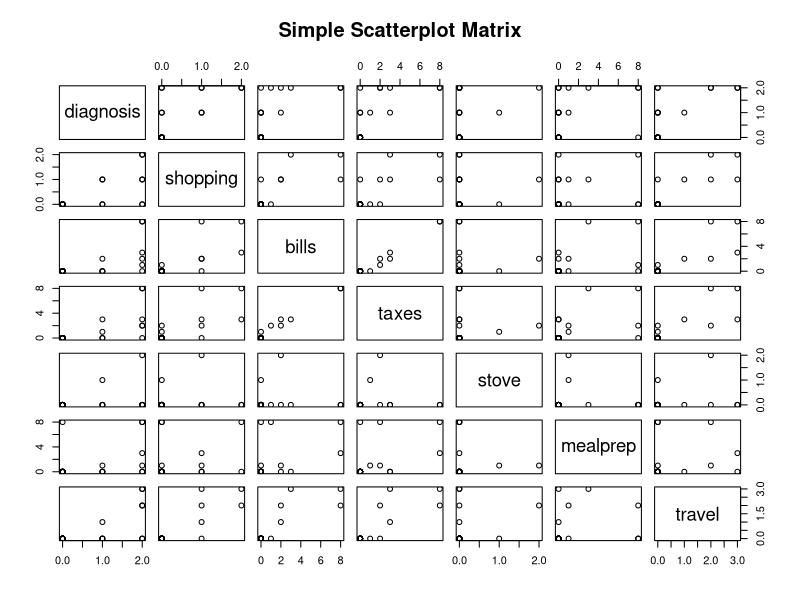
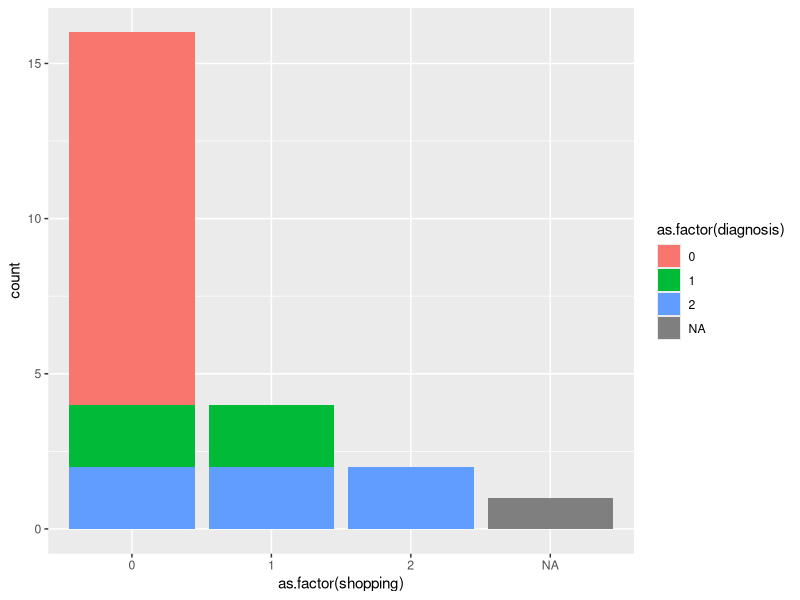
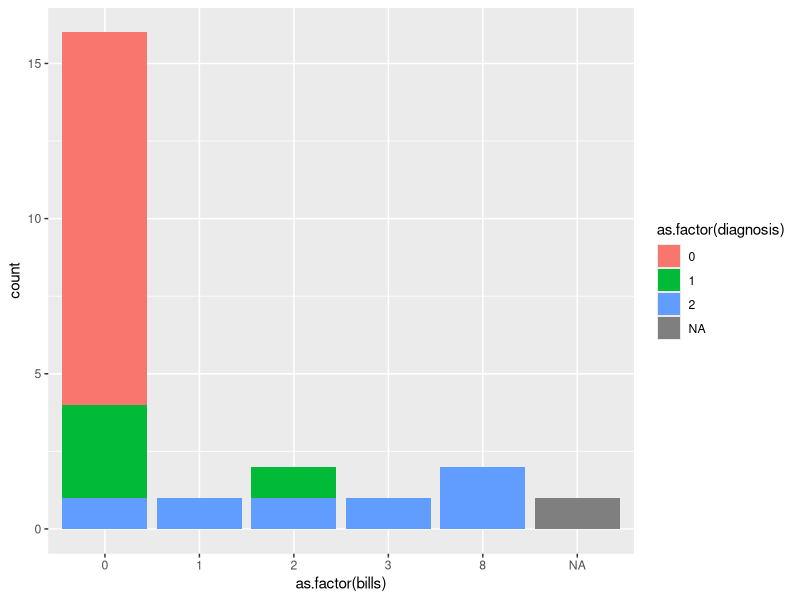
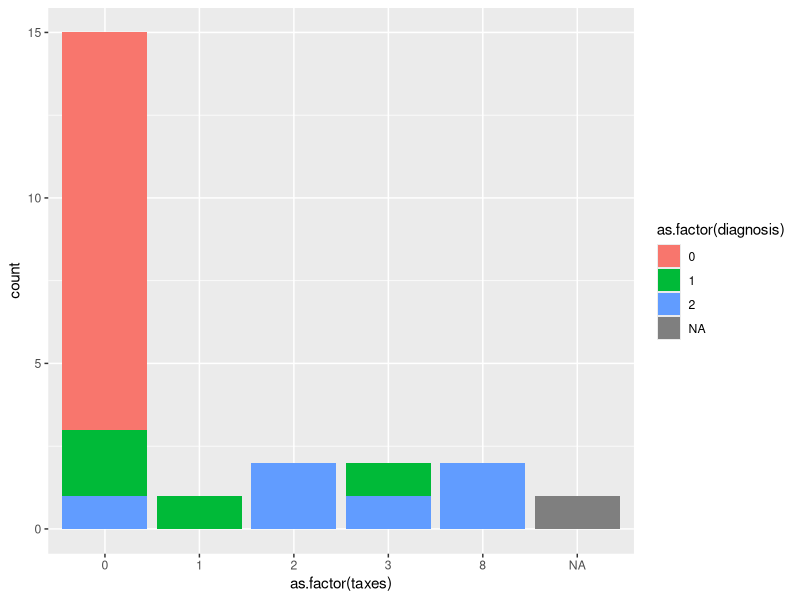
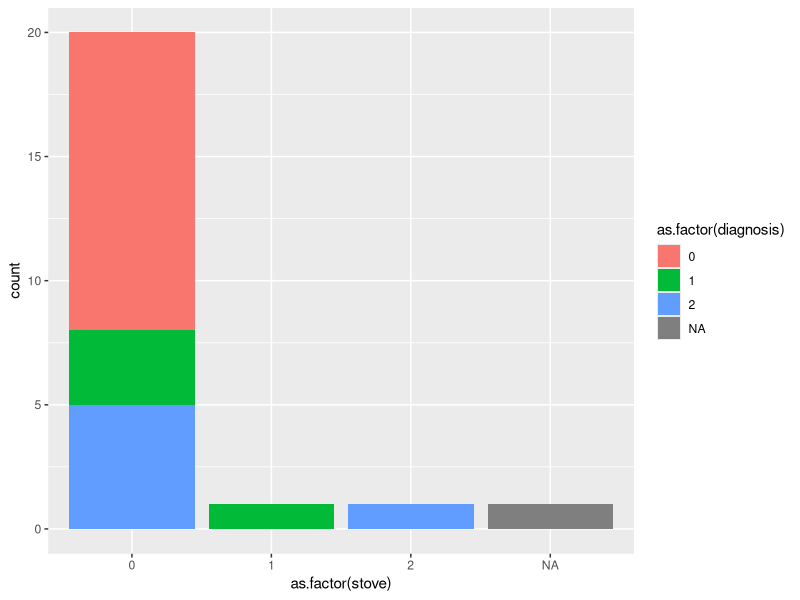
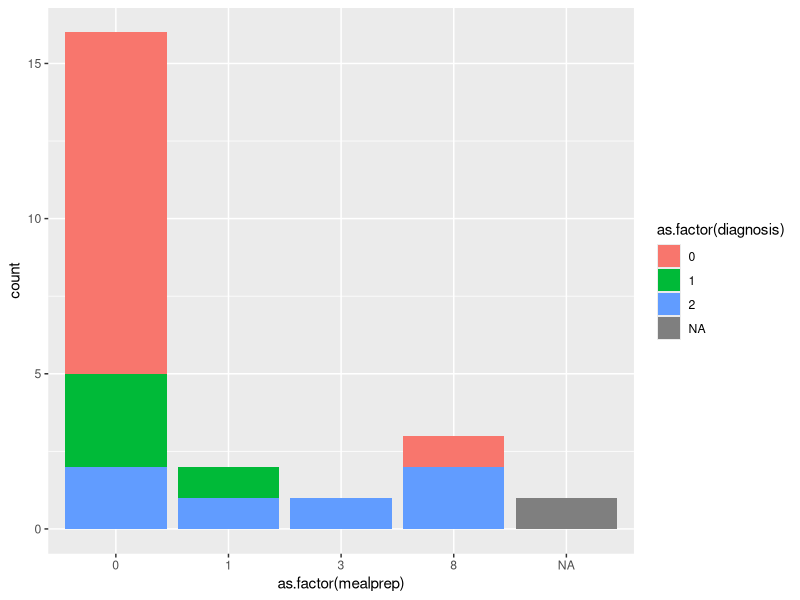
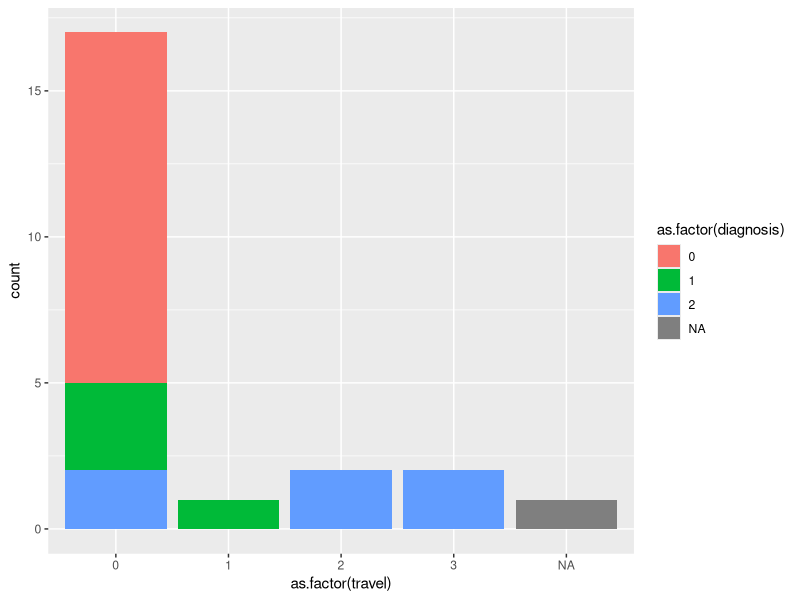

Source code (R) for these figures, in order: (Note: this script raises an error after producing the figures.)
## ---- chunk 1
alz <- read.csv("alzheimer_data.csv")

attach(alz)
library(car)
library(ggplot2)
## ---- chunk 2
 
ran <- sample(1:2700,2700)
new_data <- alz[ran,]

pairs(~diagnosis +shopping+bills+taxes+stove+mealprep+travel, data = alz, main="Simple Scatterplot Matrix")
## ---- chunk 3

shop_graph = ggplot(data = alz, aes(x = as.factor(shopping), fill = as.factor(diagnosis))) + geom_bar()
shop_graph

bills_graph = ggplot(data = alz, aes(x = as.factor(bills), fill = as.factor(diagnosis))) + geom_bar()
bills_graph

taxes_graph = ggplot(data = alz, aes(x = as.factor(taxes), fill = as.factor(diagnosis))) + geom_bar()
taxes_graph

stove_graph = ggplot(data = alz, aes(x = as.factor(stove), fill = as.factor(diagnosis))) + geom_bar()
stove_graph

mealprep_graph = ggplot(data = alz, aes(x = as.factor(mealprep), fill = as.factor(diagnosis))) + geom_bar()
mealprep_graph

travel_graph =  ggplot(data = alz, aes(x = as.factor(travel), fill = as.factor(diagnosis))) + geom_bar()
travel_graph

alz <- alz |>
  filter(games != 8)
chess_graph =  ggplot(data = alz, aes(x = as.factor(games), fill = as.factor(diagnosis))) + labs(title = "Amount of Difficulty Subject Faced Performing a Game or Hobby based on Alzheimer Diagnosis", x = "Difficulty Level", y = "Number of Patients")+geom_bar()+ theme(plot.title = element_text(size = 10))
chess_graph

trailA_graph =  ggplot(data = alz, aes(x = as.factor(diagnosis), y=traila)) +labs(title = "Amount of Time Taken to Complete a Trail Making Task Based on Alzheimer Diagnosis", x = "Diagnosis", y = "Time Taken (seconds)")+ geom_boxplot(fill = "Purple", color = "black")+ theme(plot.title = element_text(size = 13))
trailA_graph

trailB_graph =  ggplot(data = alz, aes(x = as.factor(diagnosis), y=trailb)) + geom_boxplot()
trailB_graph

hall_graph =  ggplot(data = alz, aes(x = as.factor(hallsev), fill = as.factor(diagnosis))) + geom_bar()
hall_graph

anx_graph =  ggplot(data = alz, aes(x = as.factor(anxsev), fill = as.factor(diagnosis))) + geom_bar()
anx_graph

depress_graph =  ggplot(data = alz, aes(x = as.factor(depdsev), fill = as.factor(diagnosis))) + geom_bar()
depress_graph

gend_graph =  ggplot(data = alz, aes(x = as.factor(female), fill = as.factor(diagnosis))) + geom_bar()
gend_graph

weight_graph =  ggplot(data = alz, aes(x = as.factor(diagnosis), y=weight)) + geom_boxplot()
weight_graph

hrate_graph =  ggplot(data = alz, aes(x = as.factor(diagnosis), y=hrate)) + geom_boxplot()
hrate_graph

blood_graph =  ggplot(data = alz, aes(x = as.factor(diagnosis), y=bpsys)) + geom_boxplot()
blood_graph

motor_graph =  ggplot(data = alz, aes(x = as.factor(motsev), fill = as.factor(diagnosis))) + geom_bar()
motor_graph
## ---- chunk 4
shop_table = table(diagnosis,shopping)
shop_chisquaretest = chisq.test(shop_table)
shop_chisquaretest
shop_p_val = shop_chisquaretest$p.value
## ---- chunk 5
bills_table = table(diagnosis,bills)
bills_chisquaretest = chisq.test(bills_table)
bills_chisquaretest
bills_p_val = bills_chisquaretest$p.value
## ---- chunk 6
taxes_table = table(diagnosis,taxes)
taxes_chisquaretest = chisq.test(taxes_table)
taxes_chisquaretest
taxes_p_val = taxes_chisquaretest$p.value
## ---- chunk 7
stove_table = table(diagnosis,stove)
stove_chisquaretest = chisq.test(stove_table)
stove_chisquaretest
stove_p_val = stove_chisquaretest$p.value
## ---- chunk 8
meal_table = table(diagnosis,mealprep)
meal_chisquaretest = chisq.test(meal_table)
meal_chisquaretest
meal_p_val = meal_chisquaretest$p.value
## ---- chunk 9
travel_table = table(diagnosis,travel)
travel_chisquaretest = chisq.test(travel_table)
travel_chisquaretest
travel_p_val = travel_chisquaretest$p.value
## ---- chunk 10
chess_table = table(diagnosis,games)
chess_chisquaretest = chisq.test(chess_table)
chess_chisquaretest
chess_p_val = chess_chisquaretest$p.value
## ---- chunk 11
tA_tTest = t.test(traila~bin_diag)
tA_tTest
tA_p_val = tA_tTest$p.value
## ---- chunk 12
tB_tTest = t.test(trailb~bin_diag)
tB_tTest
tB_p_val = tB_tTest$p.value
## ---- chunk 13
hall_table = table(diagnosis,hallsev)
hall_chisquaretest = chisq.test(hall_table)
hall_chisquaretest
hall_p_val = hall_chisquaretest$p.value
## ---- chunk 14
anx_table = table(diagnosis,anxsev)
anx_chisquaretest = chisq.test(anx_table)
anx_chisquaretest
anx_p_val = anx_chisquaretest$p.value
## ---- chunk 15
depress_table = table(diagnosis,depdsev)
depress_chisquaretest = chisq.test(depress_table)
depress_chisquaretest
depress_p_val = depress_chisquaretest$p.value
## ---- chunk 16
gend_table = table(diagnosis,female)
gend_chisquaretest = chisq.test(gend_table)
gend_chisquaretest
gend_p_val = gend_chisquaretest$p.value
## ---- chunk 17
weight_tTest = t.test(weight~bin_diag)
weight_tTest
weight_p_val = weight_tTest$p.value
## ---- chunk 18

hrate_tTest = t.test(hrate~bin_diag)
hrate_tTest
hrate_p_val = hrate_tTest$p.value
## ---- chunk 19

blood_tTest = t.test(bpsys~bin_diag)
blood_tTest
blood_p_val = blood_tTest$p.value
## ---- chunk 20
motor_table = table(diagnosis,motsev)
motor_chisquaretest = chisq.test(motor_table)
motor_chisquaretest
motor_p_val = motor_chisquaretest$p.value
